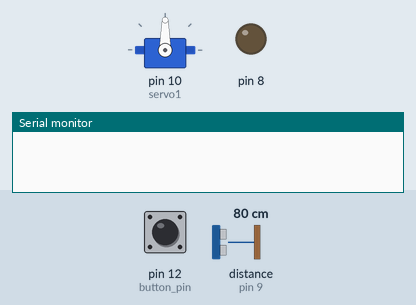
Recording of a sketch running on a simulated Arduino Uno, built with avr-gcc and run on an emulated ATmega328P. Shown: servo, output pins drawn as LEDs (lit = HIGH), the last lines printed to the serial monitor. The inputs (shaded band) are chosen by the test bench; at power-on: pin 12 (button_pin) HIGH, distance to the obstacle (sensor on pin 9) 80 cm. The echo pulse lasts 58.3 µs per cm.

Above: at 2.0 s.
2.1 s: pin 12 (button_pin) pulled LOW for 0.15 s
At 2.5 s:
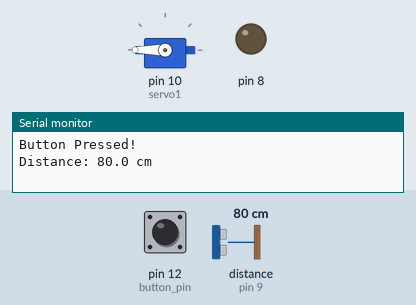
Timing chart, 0 to 5.1 s (numbered marks = the images above; inputs shaded):
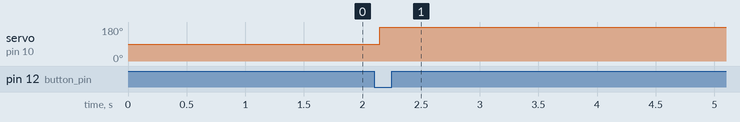

Measured:
- after the input at 2.1 s, servo on pin 10 (servo1): 90° → 180° after 0.05 s

The sketch:

TestMovingServoBasedOnDistance.ino
```cpp
#include <Servo.h>
Servo servo1;
const int button_pin=12;
void setup() {

  Serial.begin(9600);
  pinMode(8, OUTPUT);
  pinMode(9, INPUT);
  delay(800);
  servo1.attach(10);
  pinMode(button_pin, INPUT_PULLUP);
}


int lastButtonState = HIGH;
int currentButtonState = HIGH;
unsigned long lastDebounceTime = 0;


void buttonHandler(){
  int reading =digitalRead(button_pin);
  if(reading != lastButtonState){
    lastDebounceTime=millis();
  }
  if((millis()-lastDebounceTime) > 40){
    if(reading != currentButtonState){
      currentButtonState = reading;
    }
    if(currentButtonState == LOW){
      Serial.println("Button Pressed!");
      Serial.println("\n");
      moveServos();
    }
  }
  lastButtonState = reading;
}


void moveServos(){
  digitalWrite(8, LOW);  delayMicroseconds(2);
  digitalWrite(8, HIGH); delayMicroseconds(10);
  digitalWrite(8, LOW);
  unsigned long dur = pulseIn(9, HIGH, 30000UL);
  if (dur == 0) {
    Serial.println("Distance: out of range");
  } else {
    float cm = (dur * 0.0343f) / 2.0f;
    if(cm > 75.0f){
      servo1.write(180);
    }else{
      servo1.write(0);
    }
    Serial.print("Distance: "); Serial.print(cm, 1); Serial.println(" cm");
  }
  delay(300);
}


void loop() {
  buttonHandler();
}
```
